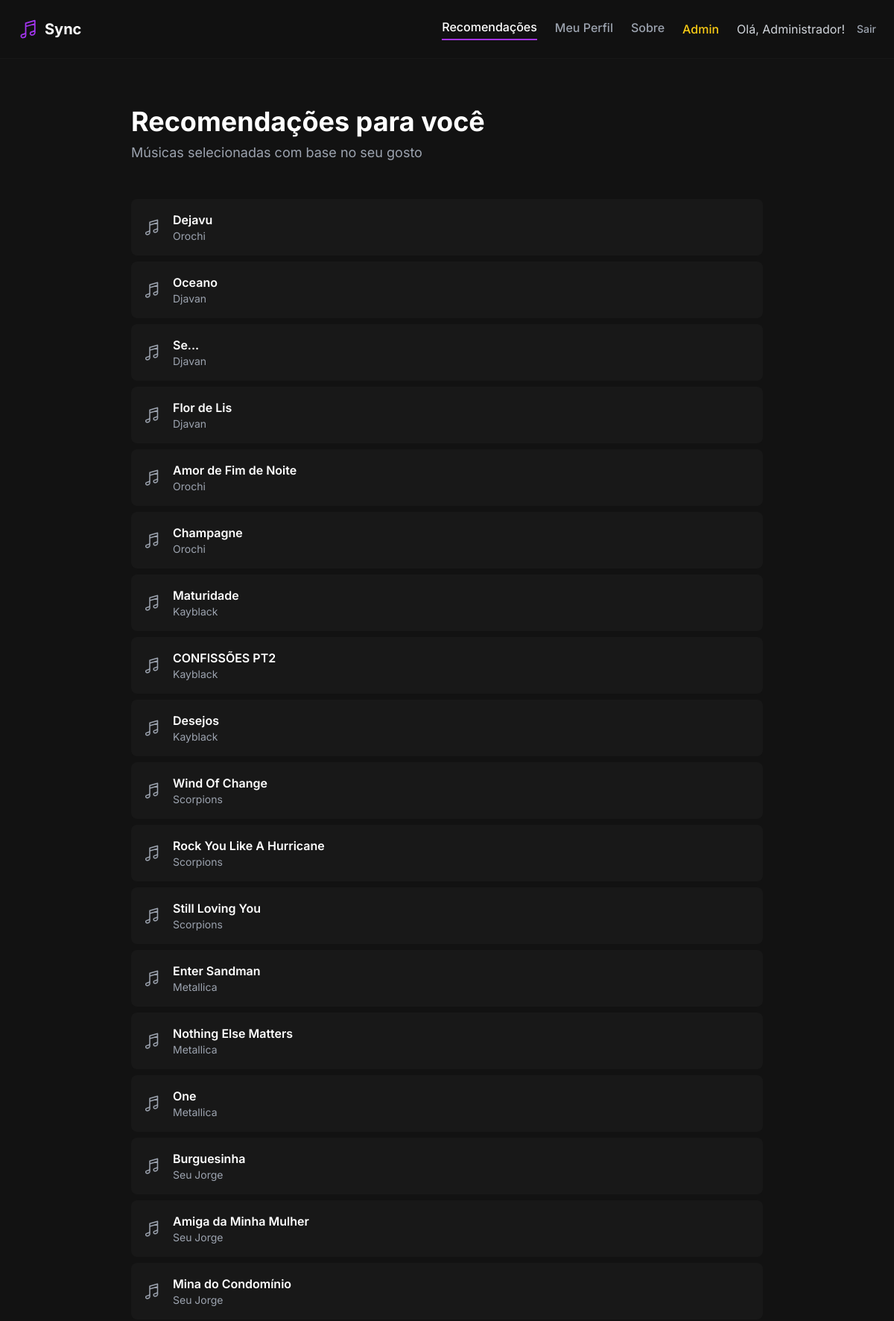
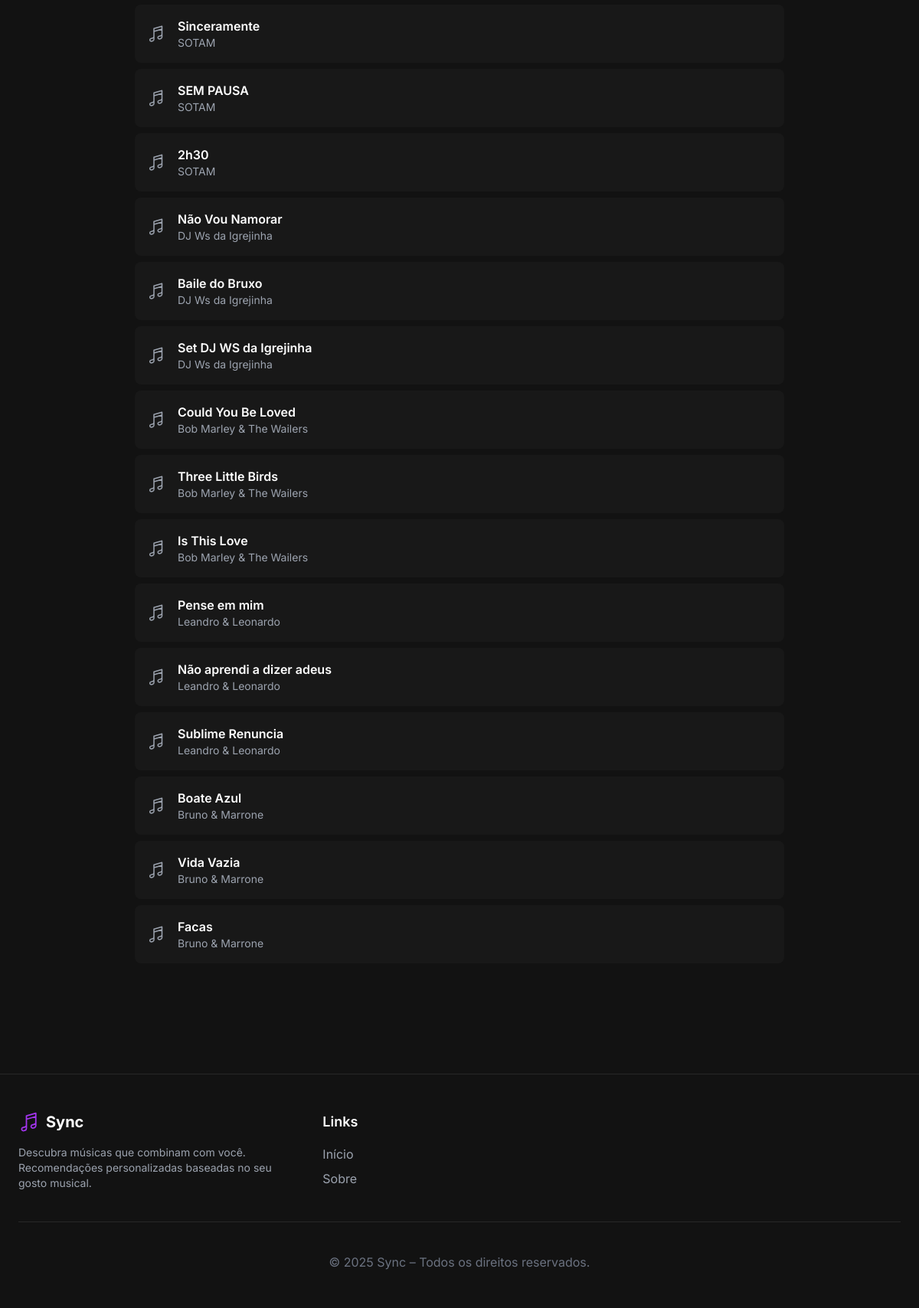
Screenshot of / (signed in) with the database file from the repository (2 pictures, top to bottom).
### app/models.py (models this page shows)
class User(db.Model, UserMixin):
    id = db.Column(db.Integer, primary_key=True)
    nome = db.Column(db.String(150), nullable=False)
    email = db.Column(db.String(150), unique=True, nullable=False)
    senha = db.Column(db.String(200), nullable=False)
    is_admin = db.Column(db.Boolean, default=False)
    generos = db.relationship("UserGenero", back_populates="usuario")
    artistas = db.relationship("UserArtista", back_populates="usuario")

class Musica(db.Model):
    id = db.Column(db.Integer, primary_key=True)
    titulo = db.Column(db.String(150), nullable=False)
    artista_id = db.Column(db.Integer, db.ForeignKey("artista.id"), nullable=False)
    generos = db.relationship('Genero', secondary=musica_genero,
                              back_populates='musicas')

class Artista(db.Model):
    id = db.Column(db.Integer, primary_key=True)
    nome = db.Column(db.String(150), unique=True, nullable=False)
    musicas = db.relationship("Musica", backref="artista", lazy=True)

### app/views.py (the view)
@app.route("/")
def home():
    if current_user.is_authenticated:
        user_generos_ids = [ug.genero_id for ug in current_user.generos]
        user_artistas_ids = [ua.artista_id for ua in current_user.artistas]
        recomendacoes = Musica.query.filter(
            Musica.generos.any(Genero.id.in_(user_generos_ids)) |
            (Musica.artista_id.in_(user_artistas_ids))
        ).all()
        return render_template("home.html", recomendacoes=recomendacoes)
    else:
        return render_template("home.html")

### app/views.py (called while the page is built)
@login_manager.user_loader
def load_user(user_id):
    return User.query.get(int(user_id))

### app/templates/home.html (shortened to what this page needs)
{% extends "base.html" %}
{% block content %}
    {% include "nav.html" %}
    {% if current_user.is_authenticated %}
        <main class="flex-grow flex flex-col">
            <div class="max-w-4xl mx-auto w-full px-6 pt-16 pb-16">
                <h1 class="text-4xl font-bold mb-2">Recomendações para você</h1>
                <p class="text-lg text-gray-400 mb-12">Músicas selecionadas com base no seu gosto</p>
                <div class="space-y-2">
                    {% if recomendacoes %}
                        {% for musica in recomendacoes %}
                        <div class="flex items-center justify-between p-4 bg-neutral-800 rounded-lg hover:bg-neutral-700 transition-colors">
                            <div class="flex items-center gap-4">
                                <div>
                                    <p class="text-base font-semibold text-white">{{ musica.titulo }}</p>
                                    <p class="text-sm text-gray-400">{{ musica.artista.nome }}</p>
                                </div>
                            </div>
                        </div>
                        {% endfor %}
                    {% else %}
                        <div class="p-4 bg-neutral-800 rounded-lg text-center text-gray-400">
                            <p>Nenhuma recomendação encontrada.</p>
                            <p class="mt-2">Vá para <a href="{{ url_for('escolher_gostos') }}" class="text-purple-400 hover:underline">"Editar Gostos"</a> para adicionar suas preferências.</p>
                        </div>
                    {% endif %}
                </div>
            </div>
        </main>
    {% endif %}
    {% include "footer.html" %}
{% endblock %}

### app/templates/base.html (shortened to what this page needs)
<!DOCTYPE html>
<html lang="pt-br">
<head>
    <script src="https://cdn.tailwindcss.com"></script>
</head>
<body class="bg-neutral-900 text-white font-sans flex flex-col min-h-screen">
    {% block content %}
    {% endblock %}
</body>
</html>

### app/templates/nav.html (shortened to what this page needs)
{% if current_user.is_authenticated %}
    <header class="sticky top-0 bg-neutral-900/80 backdrop-blur-sm w-full p-6 flex justify-between items-center z-10 border-b border-neutral-800">
        <div class="flex items-center gap-8">
            <a href="{{ url_for('home') }}" class="flex items-center gap-2">
                <span class="text-xl font-bold hidden sm:block">Sync</span>
            </a>
            </div>
        <div class="flex items-center gap-6">
            <nav class="hidden md:flex items-center gap-6">
                <a href="{{ url_for('home') }}"
                   class="font-medium pb-1 {% if request.endpoint == 'home' %}text-white border-b-2 border-purple-500{% else %}text-gray-400 hover:text-white{% endif %}">
                   Recomendações
                </a>
                <a href="{{ url_for('perfil') }}"
                   class="font-medium pb-1 {% if request.endpoint == 'perfil' %}text-white border-b-2 border-purple-500{% else %}text-gray-400 hover:text-white{% endif %}">
                   Meu Perfil
                </a>
                <a href="{{ url_for('sobre') }}"
                   class="font-medium pb-1 {% if request.endpoint == 'sobre' %}text-white border-b-2 border-purple-500{% else %}text-gray-400 hover:text-white{% endif %}">
                   Sobre
                </a>
                {% if current_user.is_admin %}
                    <a href="{{ url_for('admin_dashboard') }}" class="font-medium text-yellow-400 hover:text-white">Admin</a>
                {% endif %}
            </nav>
            <div class="flex items-center gap-4">
                <span class="text-gray-300 hidden lg:block">Olá, {{ current_user.nome }}!</span>
                <a href="{{ url_for('logout') }}" class="text-gray-400 font-medium hover:text-white text-sm">Sair</a>
            </div>
        </div>
    </header>
{% endif %}

### app/templates/footer.html (shortened to what this page needs)
<footer class="w-full border-t border-neutral-700 mt-20 px-6 py-12">
    <div class="max-w-6xl mx-auto grid grid-cols-1 md:grid-cols-3 gap-10">
        <div>
            <a href="{{ url_for('home') }}" class="flex items-center gap-2 mb-4">
                <span class="text-xl font-bold">Sync</span>
            </a>
            <p class="text-gray-400 text-sm">Descubra músicas que combinam com você. Recomendações personalizadas baseadas no seu gosto musical.</p>
        </div>
        <div>
            <h3 class="text-lg font-semibold mb-4">Links</h3>
            <ul class="space-y-2">
                <li><a href="{{ url_for('home') }}" class="text-gray-400 hover:text-white">Início</a></li>
                <li><a href="{{ url_for('sobre') }}" class="text-gray-400 hover:text-white">Sobre</a></li>
            </ul>
        </div>
        </div>
    <div class="text-center text-gray-500 mt-10 pt-10 border-t border-neutral-700">
        &copy; 2025 Sync – Todos os direitos reservados.
    </div>
</footer>

### rows the page displays
User: nome "Administrador"
Musica: titulo "Dejavu", artista.nome "Orochi"
Musica: titulo "Oceano", artista.nome "Djavan"
Musica: titulo "Se...", artista.nome "Djavan"
Musica: titulo "Flor de Lis", artista.nome "Djavan"
Musica: titulo "Amor de Fim de Noite", artista.nome "Orochi"
Musica: titulo "Champagne", artista.nome "Orochi"
Musica: titulo "Maturidade", artista.nome "Kayblack"
Musica: titulo "CONFISSÕES PT2", artista.nome "Kayblack"
Musica: titulo "Desejos", artista.nome "Kayblack"
Musica: titulo "Wind Of Change", artista.nome "Scorpions"
Musica: titulo "Rock You Like A Hurricane", artista.nome "Scorpions"
Musica: titulo "Still Loving You", artista.nome "Scorpions"
Musica: titulo "Enter Sandman", artista.nome "Metallica"
Musica: titulo "Nothing Else Matters", artista.nome "Metallica"
Musica: titulo "One", artista.nome "Metallica"
Musica: titulo "Burguesinha", artista.nome "Seu Jorge"
Musica: titulo "Amiga da Minha Mulher", artista.nome "Seu Jorge"
Musica: titulo "Mina do Condomínio", artista.nome "Seu Jorge"
Musica: titulo "Sinceramente", artista.nome "SOTAM"
Musica: titulo "SEM PAUSA", artista.nome "SOTAM"
Musica: titulo "2h30", artista.nome "SOTAM"
Musica: titulo "Não Vou Namorar", artista.nome "DJ Ws da Igrejinha"
Musica: titulo "Baile do Bruxo", artista.nome "DJ Ws da Igrejinha"
Musica: titulo "Set DJ WS da Igrejinha", artista.nome "DJ Ws da Igrejinha"
Musica: titulo "Could You Be Loved", artista.nome "Bob Marley & The Wailers"
Musica: titulo "Three Little Birds", artista.nome "Bob Marley & The Wailers"
Musica: titulo "Is This Love", artista.nome "Bob Marley & The Wailers"
Musica: titulo "Pense em mim", artista.nome "Leandro & Leonardo"
Musica: titulo "Não aprendi a dizer adeus", artista.nome "Leandro & Leonardo"
Musica: titulo "Sublime Renuncia", artista.nome "Leandro & Leonardo"
Musica: titulo "Boate Azul", artista.nome "Bruno & Marrone"
Musica: titulo "Vida Vazia", artista.nome "Bruno & Marrone"
Musica: titulo "Facas", artista.nome "Bruno & Marrone"
